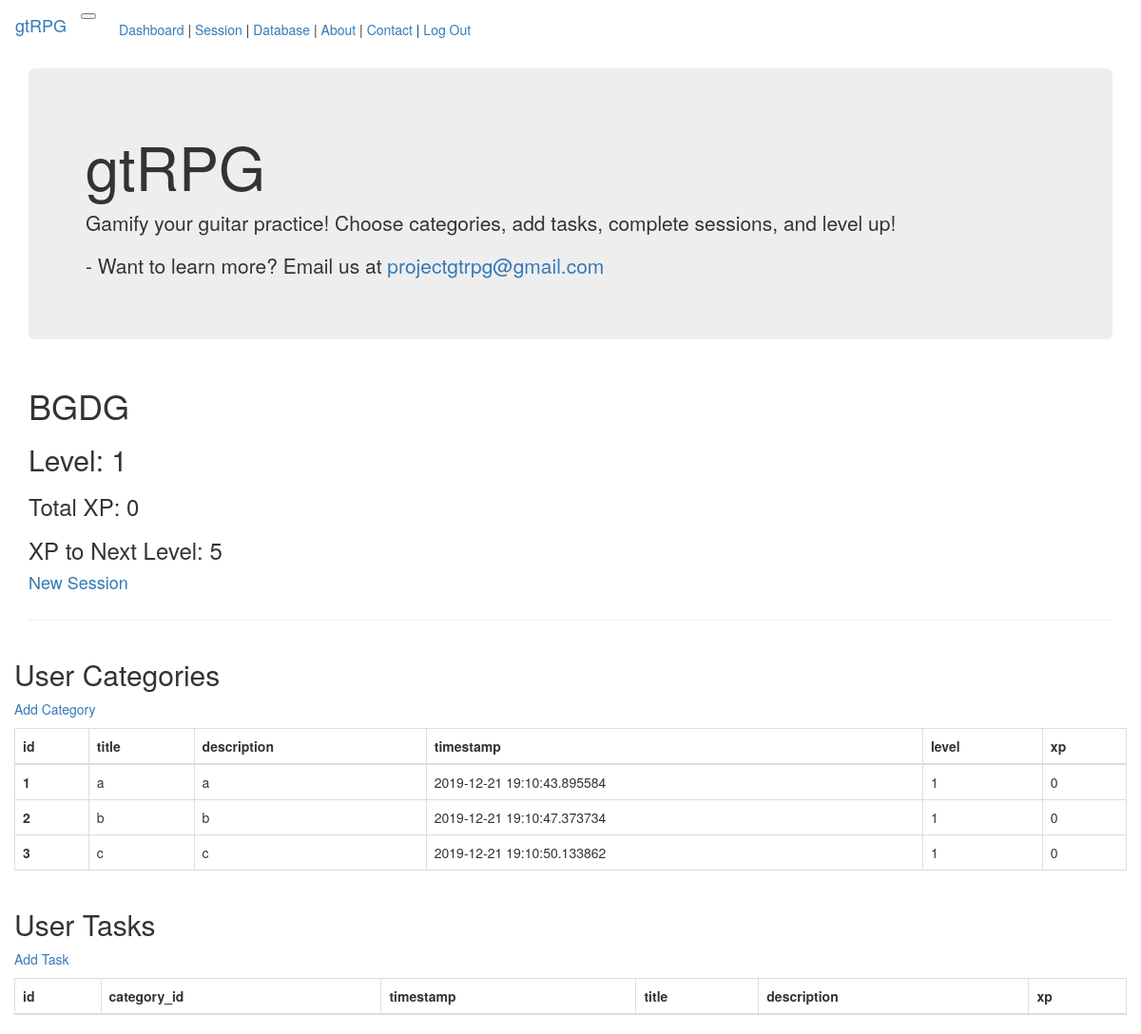
Screenshot of /user/BGDG (signed in) with the database file from the repository.
### app/models.py (models this page shows, shortened)
class User(UserMixin, db.Model):
    id = db.Column(db.Integer, primary_key=True)
    username = db.Column(db.String(64), index=True, unique=True)
    email = db.Column(db.String(120), index=True, unique=True)
    password_hash = db.Column(db.String(128))
    about_me = db.Column(db.String(140))
    last_seen = db.Column(db.DateTime, default=datetime.utcnow)
    level = db.Column(db.Integer, default=1, index=True)
    xp = db.Column(db.Integer, default=0, index=True)
    level_up_xp_modifier = db.Column(db.Integer, default=5, index=True)
    xp_to_next_level = db.Column(db.Integer, default=5, index=True)
    xp_to_next_level_constant = db.Column(db.Float, default=5.0)
    user_category = db.relationship('UserCategory', lazy=True)

class UserCategory(db.Model):
    user_id = db.Column('user_id', db.Integer, db.ForeignKey('user.id'), primary_key=True)
    category_id = db.Column('category_id', db.Integer, db.ForeignKey('category.id'), primary_key=True)
    level = db.Column('user_category_level', db.Integer, default=1, index=True)
    xp = db.Column('user_category_xp', db.Integer, default=0, index=True)
    level_up_xp_modifier = db.Column(db.Integer, default=5)
    xp_to_next_level = db.Column(db.Integer, default=5)
    xp_to_next_level_constant = db.Column(db.Float, default=5.0)

class Category(db.Model):
    id = db.Column(db.Integer, primary_key=True)
    title = db.Column(db.String(100), unique=True, nullable=False)
    description = db.Column(db.String(200))
    timestamp = db.Column(db.DateTime, index=True, default=datetime.utcnow)
    tasks = db.relationship('Task', backref='category', lazy=True)

### app/main/routes.py (the view)
@bp.route('/user/<username>', methods=['GET'])
@login_required
def user(username):
    user = User.query.filter_by(username=username).first_or_404()
    duser = get_dumped_user(user)
    result_list = (db.session.query(UserCategory, Category)
                   .filter(UserCategory.user_id == user.id)
                   .filter(Category.id == UserCategory.category_id)
                   .all())
    debug_flash("result_list", result_list)
    user_task_list = Task.query.filter(Task.user_id == user.id).all()
    return render_template('user.html', title=f"{user.username} Profile | gtRPG", user=duser, result_list=result_list,
                            user_task_list=user_task_list)

### app/main/routes.py (called while the page is built)
@bp.before_request
def before_request():
    if current_user.is_authenticated:
        current_user.last_seen = datetime.utcnow()
        db.session.commit()

def get_dumped_user(user):
    dumped_user = USER_SCHEMA.dump(user)
    return dumped_user

def debug_flash(item_name, item):
    if DEBUG is True:
        flash(f'{item_name}={item}')

### app/models.py (called while the page is built)
@login.user_loader
def load_user(id):
    return User.query.get(int(id))

### app/templates/user.html (shortened to what this page needs)
{% extends "base.html" %}
{% block app_content %}
    <table>
        <tr valign="top">
            <td>
                <h1>{{ user.username }}</h1>
                <h2> Level: {{ user.level }}</h2>
                <h3> Total XP: {{ user.xp }}</h3>
                <h3> XP to Next Level: {{ user.xp_to_next_level }}</h3>
                <h4><a href="{{ url_for('main.new_session', username=current_user.username) }}">New Session</a></h4>
            </td>
        </tr>
    </table>
    <hr>
    <div class="row" id ="userCategoriesTable">
        <div class="col-12">
            <h2>User Categories</h2>
            <p></p><a href="{{ url_for('main.add_user_category', username=current_user.username) }}">Add Category</a></p>
            <table class="table table-dark table-bordered table-hover">
                <thead class="thead-dark">
                    <tr>
                        <th scope="col">id</th>
                        <th scope="col">title</th>
                        <th scope="col">description</th>
                        <th scope="col">timestamp</th>
                        <th scope="col">level</th>
                        <th scope="col">xp</th>
                    </tr>
                </thead>
                <tbody>
                    {% for result in result_list %}
                        <tr>
                            <th scope="row">{{result[1].id}}</th>
                            <td>{{result[1].title}}</td>
                            <td>{{result[1].description}}</td>
                            <td>{{result[1].timestamp}}</td>
                            <td>{{result[0].level}}</td>
                            <td>{{result[0].xp}}</td>
                        </tr>
                    {% endfor %}
                </tbody>
            </table>
        </div>
    </div>
    <div class="row" id ="tasksTable">
        <div class="col-12">
            <h2>User Tasks</h2>
            <p><a href="{{ url_for('main.add_user_task', username=current_user.username) }}">Add Task</a></p>
            <table class="table table-dark table-bordered table-hover">
                <thead class="thead-dark">
                    <tr>
                        <th scope="col">id</th>
                        <th scope="col">category_id</th>
                        <th scope="col">timestamp</th>
                        <th scope="col">title</th>
                        <th scope="col">description</th>
                        <th scope="col">xp</th>
                    </tr>
                </thead>
            </table>
        </div>
    </div>
{% endblock %}

### rows the page displays
User: username "BGDG"
UserCategory: result "1", title "a", description "a", timestamp "2019-12-21 19:10:43.895584", user_category_level "1", user_category_xp "0"
UserCategory: result "2", title "b", description "b", timestamp "2019-12-21 19:10:47.373734", user_category_level "1", user_category_xp "0"
UserCategory: result "3", title "c", description "c", timestamp "2019-12-21 19:10:50.133862", user_category_level "1", user_category_xp "0"

### other values shown
{{ user.level }} "1"
{{ user.xp }} "0"
{{ user.xp_to_next_level }} "5"
